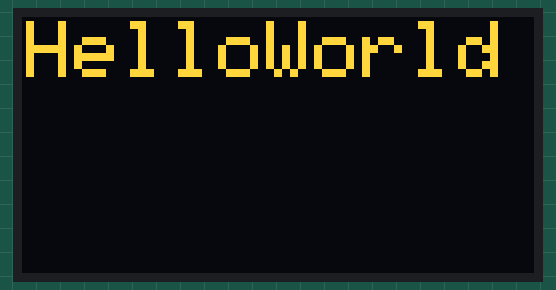
Recording of a program running on a simulated ESP32. Shown: 128×64 one-colour display. The OLED is the two-colour kind (top 16 rows yellow).

Above: at 0.1 s.

The program:

main.cpp
```cpp
#include <Arduino.h>
#include <Wire.h>           // 仅保留I2C必要库
#include <Adafruit_GFX.h>
#include <Adafruit_SSD1306.h>

// 保持原有宏定义命名规范
#define WIDTH   128
#define HEIGHT  64

// 根据ESP32开发板参数定义I2C引脚（严格对应硬件）
#define OLED_SCL 22  // 对应参数图的GPIO22 (I2C SCL)
#define OLED_SDA 21  // 对应参数图的GPIO21 (I2C SDA)

// 重构为I2C初始化方式（保持对象名OLED不变）
Adafruit_SSD1306 OLED(WIDTH, HEIGHT, &Wire, -1);

void setup() {
  // 初始化I2C总线（严格匹配硬件参数）
  Wire.begin(OLED_SDA, OLED_SCL); // ESP32必须显式指定引脚

  // 保持原有初始化流程（增加错误检测）
  if(!OLED.begin(SSD1306_SWITCHCAPVCC, 0x3C)) { // 0x3C为常见I2C地址
    while(1); // 硬件故障时死循环
  }

  // 完全保留原有显示逻辑
  OLED.clearDisplay();
  OLED.setCursor(1, 1);        // 严格保持原始坐标
  OLED.setTextColor(SSD1306_WHITE);
  OLED.setTextSize(2);
  OLED.println("HelloWorld");  // 显示内容不变
  OLED.display();
}

void loop() {}                 // 保留空循环结构
```
